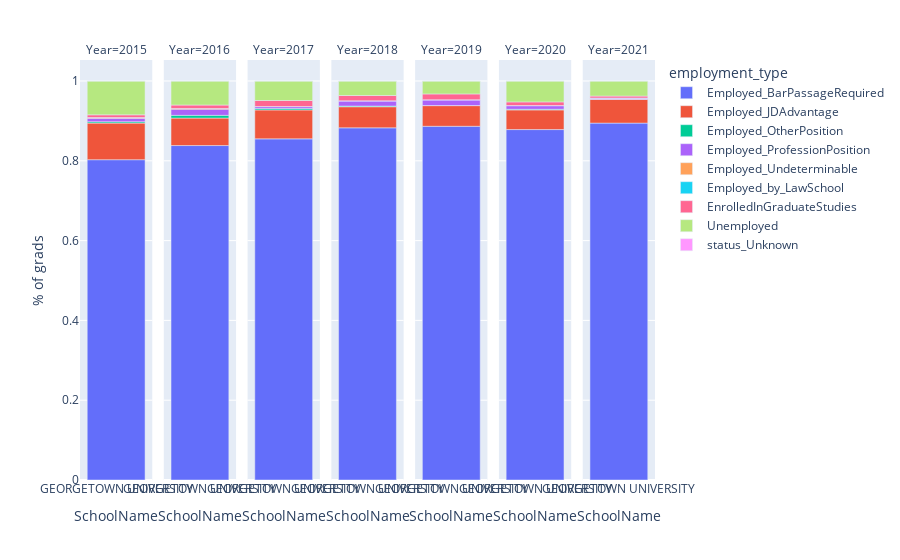

This figure's notebook cell:
### Code cell
employment = pd.read_csv("employmentClean.csv")

employmentPlotData = employment[(employment.SchoolName.isin(schoolinput)) & 
                                (employment.Year.isin(yearinputs)) &
                                (employment.term.isin(terminputs)) &
                                (employment.time.isin(timeinputs))].copy()
employmentPlotData = employmentPlotData.groupby(['SchoolName', 'Year', 'employment_type'], as_index = False).agg({'number_grads': 'sum'})
employmentPlotData['% of grads'] = employmentPlotData['number_grads']/employmentPlotData.groupby(['SchoolName','Year'])['number_grads'].transform('sum')
employment_comparison = px.bar(employmentPlotData,
              x='SchoolName', y='% of grads', color = 'employment_type', 
             facet_col="Year")
employment_comparison

### Figure 1 — Plotly figure (JSON) as saved in the notebook; plotly's stock layout.template omitted (floating-point values rounded to 4 significant figures)
{"data": [{"alignmentgroup": "True", "hovertemplate": "employment_type=Employed_BarPassageRequired<br>Year=2015<br>SchoolName=%{x}<br>% of grads=%{y}<extra></extra>", "legendgroup": "Employed_BarPassageRequired", "marker": {"color": "#636efa", "pattern": {"shape": ""}}, "name": "Employed_BarPassageRequired", "offsetgroup": "Employed_BarPassageRequired", "orientation": "v", "showlegend": true, "textposition": "auto", "type": "bar", "x": ["GEORGETOWN UNIVERSITY"], "xaxis": "x", "y": [0.8028], "yaxis": "y"}, {"alignmentgroup": "True", "hovertemplate": "employment_type=Employed_BarPassageRequired<br>Year=2016<br>SchoolName=%{x}<br>% of grads=%{y}<extra></extra>", "legendgroup": "Employed_BarPassageRequired", "marker": {"color": "#636efa", "pattern": {"shape": ""}}, "name": "Employed_BarPassageRequired", "offsetgroup": "Employed_BarPassageRequired", "orientation": "v", "showlegend": false, "textposition": "auto", "type": "bar", "x": ["GEORGETOWN UNIVERSITY"], "xaxis": "x2", "y": [0.8382], "yaxis": "y2"}, {"alignmentgroup": "True", "hovertemplate": "employment_type=Employed_BarPassageRequired<br>Year=2017<br>SchoolName=%{x}<br>% of grads=%{y}<extra></extra>", "legendgroup": "Employed_BarPassageRequired", "marker": {"color": "#636efa", "pattern": {"shape": ""}}, "name": "Employed_BarPassageRequired", "offsetgroup": "Employed_BarPassageRequired", "orientation": "v", "showlegend": false, "textposition": "auto", "type": "bar", "x": ["GEORGETOWN UNIVERSITY"], "xaxis": "x3", "y": [0.855], "yaxis": "y3"}, {"alignmentgroup": "True", "hovertemplate": "employment_type=Employed_BarPassageRequired<br>Year=2018<br>SchoolName=%{x}<br>% of grads=%{y}<extra></extra>", "legendgroup": "Employed_BarPassageRequired", "marker": {"color": "#636efa", "pattern": {"shape": ""}}, "name": "Employed_BarPassageRequired", "offsetgroup": "Employed_BarPassageRequired", "orientation": "v", "showlegend": false, "textposition": "auto", "type": "bar", "x": ["GEORGETOWN UNIVERSITY"], "xaxis": "x4", "y": [0.8826], "yaxis": "y4"}, {"alignmentgroup": "True", "hovertemplate": "employment_type=Employed_BarPassageRequired<br>Year=2019<br>SchoolName=%{x}<br>% of grads=%{y}<extra></extra>", "legendgroup": "Employed_BarPassageRequired", "marker": {"color": "#636efa", "pattern": {"shape": ""}}, "name": "Employed_BarPassageRequired", "offsetgroup": "Employed_BarPassageRequired", "orientation": "v", "showlegend": false, "textposition": "auto", "type": "bar", "x": ["GEORGETOWN UNIVERSITY"], "xaxis": "x5", "y": [0.8865], "yaxis": "y5"}, {"alignmentgroup": "True", "hovertemplate": "employment_type=Employed_BarPassageRequired<br>Year=2020<br>SchoolName=%{x}<br>% of grads=%{y}<extra></extra>", "legendgroup": "Employed_BarPassageRequired", "marker": {"color": "#636efa", "pattern": {"shape": ""}}, "name": "Employed_BarPassageRequired", "offsetgroup": "Employed_BarPassageRequired", "orientation": "v", "showlegend": false, "textposition": "auto", "type": "bar", "x": ["GEORGETOWN UNIVERSITY"], "xaxis": "x6", "y": [0.8783], "yaxis": "y6"}, {"alignmentgroup": "True", "hovertemplate": "employment_type=Employed_BarPassageRequired<br>Year=2021<br>SchoolName=%{x}<br>% of grads=%{y}<extra></extra>", "legendgroup": "Employed_BarPassageRequired", "marker": {"color": "#636efa", "pattern": {"shape": ""}}, "name": "Employed_BarPassageRequired", "offsetgroup": "Employed_BarPassageRequired", "orientation": "v", "showlegend": false, "textposition": "auto", "type": "bar", "x": ["GEORGETOWN UNIVERSITY"], "xaxis": "x7", "y": [0.8945], "yaxis": "y7"}, {"alignmentgroup": "True", "hovertemplate": "employment_type=Employed_JDAdvantage<br>Year=2015<br>SchoolName=%{x}<br>% of grads=%{y}<extra></extra>", "legendgroup": "Employed_JDAdvantage", "marker": {"color": "#EF553B", "pattern": {"shape": ""}}, "name": "Employed_JDAdvantage", "offsetgroup": "Employed_JDAdvantage", "orientation": "v", "showlegend": true, "textposition": "auto", "type": "bar", "x": ["GEORGETOWN UNIVERSITY"], "xaxis": "x", "y": [0.0917], "yaxis": "y"}, {"alignmentgroup": "True", "hovertemplate": "employment_type=Employed_JDAdvantage<br>Year=2016<br>SchoolName=%{x}<br>% of grads=%{y}<extra></extra>", "legendgroup": "Employed_JDAdvantage", "marker": {"color": "#EF553B", "pattern": {"shape": ""}}, "name": "Employed_JDAdvantage", "offsetgroup": "Employed_JDAdvantage", "orientation": "v", "showlegend": false, "textposition": "auto", "type": "bar", "x": ["GEORGETOWN UNIVERSITY"], "xaxis": "x2", "y": [0.06885], "yaxis": "y2"}, {"alignmentgroup": "True", "hovertemplate": "employment_type=Employed_JDAdvantage<br>Year=2017<br>SchoolName=%{x}<br>% of grads=%{y}<extra></extra>", "legendgroup": "Employed_JDAdvantage", "marker": {"color": "#EF553B", "pattern": {"shape": ""}}, "name": "Employed_JDAdvantage", "offsetgroup": "Employed_JDAdvantage", "orientation": "v", "showlegend": false, "textposition": "auto", "type": "bar", "x": ["GEORGETOWN UNIVERSITY"], "xaxis": "x3", "y": [0.07251], "yaxis": "y3"}, {"alignmentgroup": "True", "hovertemplate": "employment_type=Employed_JDAdvantage<br>Year=2018<br>SchoolName=%{x}<br>% of grads=%{y}<extra></extra>", "legendgroup": "Employed_JDAdvantage", "marker": {"color": "#EF553B", "pattern": {"shape": ""}}, "name": "Employed_JDAdvantage", "offsetgroup": "Employed_JDAdvantage", "orientation": "v", "showlegend": false, "textposition": "auto", "type": "bar", "x": ["GEORGETOWN UNIVERSITY"], "xaxis": "x4", "y": [0.05289], "yaxis": "y4"}, {"alignmentgroup": "True", "hovertemplate": "employment_type=Employed_JDAdvantage<br>Year=2019<br>SchoolName=%{x}<br>% of grads=%{y}<extra></extra>", "legendgroup": "Employed_JDAdvantage", "marker": {"color": "#EF553B", "pattern": {"shape": ""}}, "name": "Employed_JDAdvantage", "offsetgroup": "Employed_JDAdvantage", "orientation": "v", "showlegend": false, "textposition": "auto", "type": "bar", "x": ["GEORGETOWN UNIVERSITY"], "xaxis": "x5", "y": [0.05186], "yaxis": "y5"}, {"alignmentgroup": "True", "hovertemplate": "employment_type=Employed_JDAdvantage<br>Year=2020<br>SchoolName=%{x}<br>% of grads=%{y}<extra></extra>", "legendgroup": "Employed_JDAdvantage", "marker": {"color": "#EF553B", "pattern": {"shape": ""}}, "name": "Employed_JDAdvantage", "offsetgroup": "Employed_JDAdvantage", "orientation": "v", "showlegend": false, "textposition": "auto", "type": "bar", "x": ["GEORGETOWN UNIVERSITY"], "xaxis": "x6", "y": [0.04931], "yaxis": "y6"}, {"alignmentgroup": "True", "hovertemplate": "employment_type=Employed_JDAdvantage<br>Year=2021<br>SchoolName=%{x}<br>% of grads=%{y}<extra></extra>", "legendgroup": "Employed_JDAdvantage", "marker": {"color": "#EF553B", "pattern": {"shape": ""}}, "name": "Employed_JDAdvantage", "offsetgroup": "Employed_JDAdvantage", "orientation": "v", "showlegend": false, "textposition": "auto", "type": "bar", "x": ["GEORGETOWN UNIVERSITY"], "xaxis": "x7", "y": [0.05984], "yaxis": "y7"}, {"alignmentgroup": "True", "hovertemplate": "employment_type=Employed_OtherPosition<br>Year=2015<br>SchoolName=%{x}<br>% of grads=%{y}<extra></extra>", "legendgroup": "Employed_OtherPosition", "marker": {"color": "#00cc96", "pattern": {"shape": ""}}, "name": "Employed_OtherPosition", "offsetgroup": "Employed_OtherPosition", "orientation": "v", "showlegend": true, "textposition": "auto", "type": "bar", "x": ["GEORGETOWN UNIVERSITY"], "xaxis": "x", "y": [0.00346], "yaxis": "y"}, {"alignmentgroup": "True", "hovertemplate": "employment_type=Employed_OtherPosition<br>Year=2016<br>SchoolName=%{x}<br>% of grads=%{y}<extra></extra>", "legendgroup": "Employed_OtherPosition", "marker": {"color": "#00cc96", "pattern": {"shape": ""}}, "name": "Employed_OtherPosition", "offsetgroup": "Employed_OtherPosition", "orientation": "v", "showlegend": false, "textposition": "auto", "type": "bar", "x": ["GEORGETOWN UNIVERSITY"], "xaxis": "x2", "y": [0.006885], "yaxis": "y2"}, {"alignmentgroup": "True", "hovertemplate": "employment_type=Employed_OtherPosition<br>Year=2017<br>SchoolName=%{x}<br>% of grads=%{y}<extra></extra>", "legendgroup": "Employed_OtherPosition", "marker": {"color": "#00cc96", "pattern": {"shape": ""}}, "name": "Employed_OtherPosition", "offsetgroup": "Employed_OtherPosition", "orientation": "v", "showlegend": false, "textposition": "auto", "type": "bar", "x": ["GEORGETOWN UNIVERSITY"], "xaxis": "x3", "y": [0.003373], "yaxis": "y3"}, {"alignmentgroup": "True", "hovertemplate": "employment_type=Employed_OtherPosition<br>Year=2018<br>SchoolName=%{x}<br>% of grads=%{y}<extra></extra>", "legendgroup": "Employed_OtherPosition", "marker": {"color": "#00cc96", "pattern": {"shape": ""}}, "name": "Employed_OtherPosition", "offsetgroup": "Employed_OtherPosition", "orientation": "v", "showlegend": false, "textposition": "auto", "type": "bar", "x": ["GEORGETOWN UNIVERSITY"], "xaxis": "x4", "y": [0.001653], "yaxis": "y4"}, {"alignmentgroup": "True", "hovertemplate": "employment_type=Employed_OtherPosition<br>Year=2019<br>SchoolName=%{x}<br>% of grads=%{y}<extra></extra>", "legendgroup": "Employed_OtherPosition", "marker": {"color": "#00cc96", "pattern": {"shape": ""}}, "name": "Employed_OtherPosition", "offsetgroup": "Employed_OtherPosition", "orientation": "v", "showlegend": false, "textposition": "auto", "type": "bar", "x": ["GEORGETOWN UNIVERSITY"], "xaxis": "x5", "y": [0], "yaxis": "y5"}, {"alignmentgroup": "True", "hovertemplate": "employment_type=Employed_OtherPosition<br>Year=2020<br>SchoolName=%{x}<br>% of grads=%{y}<extra></extra>", "legendgroup": "Employed_OtherPosition", "marker": {"color": "#00cc96", "pattern": {"shape": ""}}, "name": "Employed_OtherPosition", "offsetgroup": "Employed_OtherPosition", "orientation": "v", "showlegend": false, "textposition": "auto", "type": "bar", "x": ["GEORGETOWN UNIVERSITY"], "xaxis": "x6", "y": [0.001541], "yaxis": "y6"}, {"alignmentgroup": "True", "hovertemplate": "employment_type=Employed_OtherPosition<br>Year=2021<br>SchoolName=%{x}<br>% of grads=%{y}<extra></extra>", "legendgroup": "Employed_OtherPosition", "marker": {"color": "#00cc96", "pattern": {"shape": ""}}, "name": "Employed_OtherPosition", "offsetgroup": "Employed_OtherPosition", "orientation": "v", "showlegend": false, "textposition": "auto", "type": "bar", "x": ["GEORGETOWN UNIVERSITY"], "xaxis": "x7", "y": [0], "yaxis": "y7"}, {"alignmentgroup": "True", "hovertemplate": "employment_type=Employed_ProfessionPosition<br>Year=2015<br>SchoolName=%{x}<br>% of grads=%{y}<extra></extra>", "legendgroup": "Employed_ProfessionPosition", "marker": {"color": "#ab63fa", "pattern": {"shape": ""}}, "name": "Employed_ProfessionPosition", "offsetgroup": "Employed_ProfessionPosition", "orientation": "v", "showlegend": true, "textposition": "auto", "type": "bar", "x": ["GEORGETOWN UNIVERSITY"], "xaxis": "x", "y": [0.008651], "yaxis": "y"}, {"alignmentgroup": "True", "hovertemplate": "employment_type=Employed_ProfessionPosition<br>Year=2016<br>SchoolName=%{x}<br>% of grads=%{y}<extra></extra>", "legendgroup": "Employed_ProfessionPosition", "marker": {"color": "#ab63fa", "pattern": {"shape": ""}}, "name": "Employed_ProfessionPosition", "offsetgroup": "Employed_ProfessionPosition", "orientation": "v", "showlegend": false, "textposition": "auto", "type": "bar", "x": ["GEORGETOWN UNIVERSITY"], "xaxis": "x2", "y": [0.01549], "yaxis": "y2"}, {"alignmentgroup": "True", "hovertemplate": "employment_type=Employed_ProfessionPosition<br>Year=2017<br>SchoolName=%{x}<br>% of grads=%{y}<extra></extra>", "legendgroup": "Employed_ProfessionPosition", "marker": {"color": "#ab63fa", "pattern": {"shape": ""}}, "name": "Employed_ProfessionPosition", "offsetgroup": "Employed_ProfessionPosition", "orientation": "v", "showlegend": false, "textposition": "auto", "type": "bar", "x": ["GEORGETOWN UNIVERSITY"], "xaxis": "x3", "y": [0.005059], "yaxis": "y3"}, {"alignmentgroup": "True", "hovertemplate": "employment_type=Employed_ProfessionPosition<br>Year=2018<br>SchoolName=%{x}<br>% of grads=%{y}<extra></extra>", "legendgroup": "Employed_ProfessionPosition", "marker": {"color": "#ab63fa", "pattern": {"shape": ""}}, "name": "Employed_ProfessionPosition", "offsetgroup": "Employed_ProfessionPosition", "orientation": "v", "showlegend": false, "textposition": "auto", "type": "bar", "x": ["GEORGETOWN UNIVERSITY"], "xaxis": "x4", "y": [0.01322], "yaxis": "y4"}, {"alignmentgroup": "True", "hovertemplate": "employment_type=Employed_ProfessionPosition<br>Year=2019<br>SchoolName=%{x}<br>% of grads=%{y}<extra></extra>", "legendgroup": "Employed_ProfessionPosition", "marker": {"color": "#ab63fa", "pattern": {"shape": ""}}, "name": "Employed_ProfessionPosition", "offsetgroup": "Employed_ProfessionPosition", "orientation": "v", "showlegend": false, "textposition": "auto", "type": "bar", "x": ["GEORGETOWN UNIVERSITY"], "xaxis": "x5", "y": [0.01459], "yaxis": "y5"}, {"alignmentgroup": "True", "hovertemplate": "employment_type=Employed_ProfessionPosition<br>Year=2020<br>SchoolName=%{x}<br>% of grads=%{y}<extra></extra>", "legendgroup": "Employed_ProfessionPosition", "marker": {"color": "#ab63fa", "pattern": {"shape": ""}}, "name": "Employed_ProfessionPosition", "offsetgroup": "Employed_ProfessionPosition", "orientation": "v", "showlegend": false, "textposition": "auto", "type": "bar", "x": ["GEORGETOWN UNIVERSITY"], "xaxis": "x6", "y": [0.009245], "yaxis": "y6"}, {"alignmentgroup": "True", "hovertemplate": "employment_type=Employed_ProfessionPosition<br>Year=2021<br>SchoolName=%{x}<br>% of grads=%{y}<extra></extra>", "legendgroup": "Employed_ProfessionPosition", "marker": {"color": "#ab63fa", "pattern": {"shape": ""}}, "name": "Employed_ProfessionPosition", "offsetgroup": "Employed_ProfessionPosition", "orientation": "v", "showlegend": false, "textposition": "auto", "type": "bar", "x": ["GEORGETOWN UNIVERSITY"], "xaxis": "x7", "y": [0.00315], "yaxis": "y7"}, {"alignmentgroup": "True", "hovertemplate": "employment_type=Employed_Undeterminable<br>Year=2015<br>SchoolName=%{x}<br>% of grads=%{y}<extra></extra>", "legendgroup": "Employed_Undeterminable", "marker": {"color": "#FFA15A", "pattern": {"shape": ""}}, "name": "Employed_Undeterminable", "offsetgroup": "Employed_Undeterminable", "orientation": "v", "showlegend": true, "textposition": "auto", "type": "bar", "x": ["GEORGETOWN UNIVERSITY"], "xaxis": "x", "y": [0.00173], "yaxis": "y"}, {"alignmentgroup": "True", "hovertemplate": "employment_type=Employed_Undeterminable<br>Year=2016<br>SchoolName=%{x}<br>% of grads=%{y}<extra></extra>", "legendgroup": "Employed_Undeterminable", "marker": {"color": "#FFA15A", "pattern": {"shape": ""}}, "name": "Employed_Undeterminable", "offsetgroup": "Employed_Undeterminable", "orientation": "v", "showlegend": false, "textposition": "auto", "type": "bar", "x": ["GEORGETOWN UNIVERSITY"], "xaxis": "x2", "y": [0.001721], "yaxis": "y2"}, {"alignmentgroup": "True", "hovertemplate": "employment_type=Employed_Undeterminable<br>Year=2017<br>SchoolName=%{x}<br>% of grads=%{y}<extra></extra>", "legendgroup": "Employed_Undeterminable", "marker": {"color": "#FFA15A", "pattern": {"shape": ""}}, "name": "Employed_Undeterminable", "offsetgroup": "Employed_Undeterminable", "orientation": "v", "showlegend": false, "textposition": "auto", "type": "bar", "x": ["GEORGETOWN UNIVERSITY"], "xaxis": "x3", "y": [0], "yaxis": "y3"}, {"alignmentgroup": "True", "hovertemplate": "employment_type=Employed_Undeterminable<br>Year=2018<br>SchoolName=%{x}<br>% of grads=%{y}<extra></extra>", "legendgroup": "Employed_Undeterminable", "marker": {"color": "#FFA15A", "pattern": {"shape": ""}}, "name": "Employed_Undeterminable", "offsetgroup": "Employed_Undeterminable", "orientation": "v", "showlegend": false, "textposition": "auto", "type": "bar", "x": ["GEORGETOWN UNIVERSITY"], "xaxis": "x4", "y": [0], "yaxis": "y4"}, {"alignmentgroup": "True", "hovertemplate": "employment_type=Employed_Undeterminable<br>Year=2019<br>SchoolName=%{x}<br>% of grads=%{y}<extra></extra>", "legendgroup": "Employed_Undeterminable", "marker": {"color": "#FFA15A", "pattern": {"shape": ""}}, "name": "Employed_Undeterminable", "offsetgroup": "Employed_Undeterminable", "orientation": "v", "showlegend": false, "textposition": "auto", "type": "bar", "x": ["GEORGETOWN UNIVERSITY"], "xaxis": "x5", "y": [0], "yaxis": "y5"}, {"alignmentgroup": "True", "hovertemplate": "employment_type=Employed_Undeterminable<br>Year=2020<br>SchoolName=%{x}<br>% of grads=%{y}<extra></extra>", "legendgroup": "Employed_Undeterminable", "marker": {"color": "#FFA15A", "pattern": {"shape": ""}}, "name": "Employed_Undeterminable", "offsetgroup": "Employed_Undeterminable", "orientation": "v", "showlegend": false, "textposition": "auto", "type": "bar", "x": ["GEORGETOWN UNIVERSITY"], "xaxis": "x6", "y": [0], "yaxis": "y6"}, {"alignmentgroup": "True", "hovertemplate": "employment_type=Employed_Undeterminable<br>Year=2021<br>SchoolName=%{x}<br>% of grads=%{y}<extra></extra>", "legendgroup": "Employed_Undeterminable", "marker": {"color": "#FFA15A", "pattern": {"shape": ""}}, "name": "Employed_Undeterminable", "offsetgroup": "Employed_Undeterminable", "orientation": "v", "showlegend": false, "textposition": "auto", "type": "bar", "x": ["GEORGETOWN UNIVERSITY"], "xaxis": "x7", "y": [0], "yaxis": "y7"}, {"alignmentgroup": "True", "hovertemplate": "employment_type=Employed_by_LawSchool<br>Year=2015<br>SchoolName=%{x}<br>% of grads=%{y}<extra></extra>", "legendgroup": "Employed_by_LawSchool", "marker": {"color": "#19d3f3", "pattern": {"shape": ""}}, "name": "Employed_by_LawSchool", "offsetgroup": "Employed_by_LawSchool", "orientation": "v", "showlegend": true, "textposition": "auto", "type": "bar", "x": ["GEORGETOWN UNIVERSITY"], "xaxis": "x", "y": [0], "yaxis": "y"}, {"alignmentgroup": "True", "hovertemplate": "employment_type=Employed_by_LawSchool<br>Year=2016<br>SchoolName=%{x}<br>% of grads=%{y}<extra></extra>", "legendgroup": "Employed_by_LawSchool", "marker": {"color": "#19d3f3", "pattern": {"shape": ""}}, "name": "Employed_by_LawSchool", "offsetgroup": "Employed_by_LawSchool", "orientation": "v", "showlegend": false, "textposition": "auto", "type": "bar", "x": ["GEORGETOWN UNIVERSITY"], "xaxis": "x2", "y": [0], "yaxis": "y2"}, {"alignmentgroup": "True", "hovertemplate": "employment_type=Employed_by_LawSchool<br>Year=2017<br>SchoolName=%{x}<br>% of grads=%{y}<extra></extra>", "legendgroup": "Employed_by_LawSchool", "marker": {"color": "#19d3f3", "pattern": {"shape": ""}}, "name": "Employed_by_LawSchool", "offsetgroup": "Employed_by_LawSchool", "orientation": "v", "showlegend": false, "textposition": "auto", "type": "bar", "x": ["GEORGETOWN UNIVERSITY"], "xaxis": "x3", "y": [0], "yaxis": "y3"}, {"alignmentgroup": "True", "hovertemplate": "employment_type=Employed_by_LawSchool<br>Year=2018<br>SchoolName=%{x}<br>% of grads=%{y}<extra></extra>", "legendgroup": "Employed_by_LawSchool", "marker": {"color": "#19d3f3", "pattern": {"shape": ""}}, "name": "Employed_by_LawSchool", "offsetgroup": "Employed_by_LawSchool", "orientation": "v", "showlegend": false, "textposition": "auto", "type": "bar", "x": ["GEORGETOWN UNIVERSITY"], "xaxis": "x4", "y": [0], "yaxis": "y4"}, {"alignmentgroup": "True", "hovertemplate": "employment_type=Employed_by_LawSchool<br>Year=2019<br>SchoolName=%{x}<br>% of grads=%{y}<extra></extra>", "legendgroup": "Employed_by_LawSchool", "marker": {"color": "#19d3f3", "pattern": {"shape": ""}}, "name": "Employed_by_LawSchool", "offsetgroup": "Employed_by_LawSchool", "orientation": "v", "showlegend": false, "textposition": "auto", "type": "bar", "x": ["GEORGETOWN UNIVERSITY"], "xaxis": "x5", "y": [0], "yaxis": "y5"}, {"alignmentgroup": "True", "hovertemplate": "employment_type=Employed_by_LawSchool<br>Year=2020<br>SchoolName=%{x}<br>% of grads=%{y}<extra></extra>", "legendgroup": "Employed_by_LawSchool", "marker": {"color": "#19d3f3", "pattern": {"shape": ""}}, "name": "Employed_by_LawSchool", "offsetgroup": "Employed_by_LawSchool", "orientation": "v", "showlegend": false, "textposition": "auto", "type": "bar", "x": ["GEORGETOWN UNIVERSITY"], "xaxis": "x6", "y": [0], "yaxis": "y6"}, {"alignmentgroup": "True", "hovertemplate": "employment_type=Employed_by_LawSchool<br>Year=2021<br>SchoolName=%{x}<br>% of grads=%{y}<extra></extra>", "legendgroup": "Employed_by_LawSchool", "marker": {"color": "#19d3f3", "pattern": {"shape": ""}}, "name": "Employed_by_LawSchool", "offsetgroup": "Employed_by_LawSchool", "orientation": "v", "showlegend": false, "textposition": "auto", "type": "bar", "x": ["GEORGETOWN UNIVERSITY"], "xaxis": "x7", "y": [0], "yaxis": "y7"}, {"alignmentgroup": "True", "hovertemplate": "employment_type=EnrolledInGraduateStudies<br>Year=2015<br>SchoolName=%{x}<br>% of grads=%{y}<extra></extra>", "legendgroup": "EnrolledInGraduateStudies", "marker": {"color": "#FF6692", "pattern": {"shape": ""}}, "name": "EnrolledInGraduateStudies", "offsetgroup": "EnrolledInGraduateStudies", "orientation": "v", "showlegend": true, "textposition": "auto", "type": "bar", "x": ["GEORGETOWN UNIVERSITY"], "xaxis": "x", "y": [0.00692], "yaxis": "y"}, {"alignmentgroup": "True", "hovertemplate": "employment_type=EnrolledInGraduateStudies<br>Year=2016<br>SchoolName=%{x}<br>% of grads=%{y}<extra></extra>", "legendgroup": "EnrolledInGraduateStudies", "marker": {"color": "#FF6692", "pattern": {"shape": ""}}, "name": "EnrolledInGraduateStudies", "offsetgroup": "EnrolledInGraduateStudies", "orientation": "v", "showlegend": false, "textposition": "auto", "type": "bar", "x": ["GEORGETOWN UNIVERSITY"], "xaxis": "x2", "y": [0.008606], "yaxis": "y2"}, {"alignmentgroup": "True", "hovertemplate": "employment_type=EnrolledInGraduateStudies<br>Year=2017<br>SchoolName=%{x}<br>% of grads=%{y}<extra></extra>", "legendgroup": "EnrolledInGraduateStudies", "marker": {"color": "#FF6692", "pattern": {"shape": ""}}, "name": "EnrolledInGraduateStudies", "offsetgroup": "EnrolledInGraduateStudies", "orientation": "v", "showlegend": false, "textposition": "auto", "type": "bar", "x": ["GEORGETOWN UNIVERSITY"], "xaxis": "x3", "y": [0.01518], "yaxis": "y3"}, {"alignmentgroup": "True", "hovertemplate": "employment_type=EnrolledInGraduateStudies<br>Year=2018<br>SchoolName=%{x}<br>% of grads=%{y}<extra></extra>", "legendgroup": "EnrolledInGraduateStudies", "marker": {"color": "#FF6692", "pattern": {"shape": ""}}, "name": "EnrolledInGraduateStudies", "offsetgroup": "EnrolledInGraduateStudies", "orientation": "v", "showlegend": false, "textposition": "auto", "type": "bar", "x": ["GEORGETOWN UNIVERSITY"], "xaxis": "x4", "y": [0.01322], "yaxis": "y4"}, {"alignmentgroup": "True", "hovertemplate": "employment_type=EnrolledInGraduateStudies<br>Year=2019<br>SchoolName=%{x}<br>% of grads=%{y}<extra></extra>", "legendgroup": "EnrolledInGraduateStudies", "marker": {"color": "#FF6692", "pattern": {"shape": ""}}, "name": "EnrolledInGraduateStudies", "offsetgroup": "EnrolledInGraduateStudies", "orientation": "v", "showlegend": false, "textposition": "auto", "type": "bar", "x": ["GEORGETOWN UNIVERSITY"], "xaxis": "x5", "y": [0.01459], "yaxis": "y5"}, {"alignmentgroup": "True", "hovertemplate": "employment_type=EnrolledInGraduateStudies<br>Year=2020<br>SchoolName=%{x}<br>% of grads=%{y}<extra></extra>", "legendgroup": "EnrolledInGraduateStudies", "marker": {"color": "#FF6692", "pattern": {"shape": ""}}, "name": "EnrolledInGraduateStudies", "offsetgroup": "EnrolledInGraduateStudies", "orientation": "v", "showlegend": false, "textposition": "auto", "type": "bar", "x": ["GEORGETOWN UNIVERSITY"], "xaxis": "x6", "y": [0.009245], "yaxis": "y6"}, {"alignmentgroup": "True", "hovertemplate": "employment_type=EnrolledInGraduateStudies<br>Year=2021<br>SchoolName=%{x}<br>% of grads=%{y}<extra></extra>", "legendgroup": "EnrolledInGraduateStudies", "marker": {"color": "#FF6692", "pattern": {"shape": ""}}, "name": "EnrolledInGraduateStudies", "offsetgroup": "EnrolledInGraduateStudies", "orientation": "v", "showlegend": false, "textposition": "auto", "type": "bar", "x": ["GEORGETOWN UNIVERSITY"], "xaxis": "x7", "y": [0.004724], "yaxis": "y7"}, {"alignmentgroup": "True", "hovertemplate": "employment_type=Unemployed<br>Year=2015<br>SchoolName=%{x}<br>% of grads=%{y}<extra></extra>", "legendgroup": "Unemployed", "marker": {"color": "#B6E880", "pattern": {"shape": ""}}, "name": "Unemployed", "offsetgroup": "Unemployed", "orientation": "v", "showlegend": true, "textposition": "auto", "type": "bar", "x": ["GEORGETOWN UNIVERSITY"], "xaxis": "x", "y": [0.08478], "yaxis": "y"}, {"alignmentgroup": "True", "hovertemplate": "employment_type=Unemployed<br>Year=2016<br>SchoolName=%{x}<br>% of grads=%{y}<extra></extra>", "legendgroup": "Unemployed", "marker": {"color": "#B6E880", "pattern": {"shape": ""}}, "name": "Unemployed", "offsetgroup": "Unemployed", "orientation": "v", "showlegend": false, "textposition": "auto", "type": "bar", "x": ["GEORGETOWN UNIVERSITY"], "xaxis": "x2", "y": [0.06024], "yaxis": "y2"}, {"alignmentgroup": "True", "hovertemplate": "employment_type=Unemployed<br>Year=2017<br>SchoolName=%{x}<br>% of grads=%{y}<extra></extra>", "legendgroup": "Unemployed", "marker": {"color": "#B6E880", "pattern": {"shape": ""}}, "name": "Unemployed", "offsetgroup": "Unemployed", "orientation": "v", "showlegend": false, "textposition": "auto", "type": "bar", "x": ["GEORGETOWN UNIVERSITY"], "xaxis": "x3", "y": [0.0489], "yaxis": "y3"}, {"alignmentgroup": "True", "hovertemplate": "employment_type=Unemployed<br>Year=2018<br>SchoolName=%{x}<br>% of grads=%{y}<extra></extra>", "legendgroup": "Unemployed", "marker": {"color": "#B6E880", "pattern": {"shape": ""}}, "name": "Unemployed", "offsetgroup": "Unemployed", "orientation": "v", "showlegend": false, "textposition": "auto", "type": "bar", "x": ["GEORGETOWN UNIVERSITY"], "xaxis": "x4", "y": [0.03636], "yaxis": "y4"}, {"alignmentgroup": "True", "hovertemplate": "employment_type=Unemployed<br>Year=2019<br>SchoolName=%{x}<br>% of grads=%{y}<extra></extra>", "legendgroup": "Unemployed", "marker": {"color": "#B6E880", "pattern": {"shape": ""}}, "name": "Unemployed", "offsetgroup": "Unemployed", "orientation": "v", "showlegend": false, "textposition": "auto", "type": "bar", "x": ["GEORGETOWN UNIVERSITY"], "xaxis": "x5", "y": [0.03241], "yaxis": "y5"}, {"alignmentgroup": "True", "hovertemplate": "employment_type=Unemployed<br>Year=2020<br>SchoolName=%{x}<br>% of grads=%{y}<extra></extra>", "legendgroup": "Unemployed", "marker": {"color": "#B6E880", "pattern": {"shape": ""}}, "name": "Unemployed", "offsetgroup": "Unemployed", "orientation": "v", "showlegend": false, "textposition": "auto", "type": "bar", "x": ["GEORGETOWN UNIVERSITY"], "xaxis": "x6", "y": [0.05239], "yaxis": "y6"}, {"alignmentgroup": "True", "hovertemplate": "employment_type=Unemployed<br>Year=2021<br>SchoolName=%{x}<br>% of grads=%{y}<extra></extra>", "legendgroup": "Unemployed", "marker": {"color": "#B6E880", "pattern": {"shape": ""}}, "name": "Unemployed", "offsetgroup": "Unemployed", "orientation": "v", "showlegend": false, "textposition": "auto", "type": "bar", "x": ["GEORGETOWN UNIVERSITY"], "xaxis": "x7", "y": [0.0378], "yaxis": "y7"}, {"alignmentgroup": "True", "hovertemplate": "employment_type=status_Unknown<br>Year=2015<br>SchoolName=%{x}<br>% of grads=%{y}<extra></extra>", "legendgroup": "status_Unknown", "marker": {"color": "#FF97FF", "pattern": {"shape": ""}}, "name": "status_Unknown", "offsetgroup": "status_Unknown", "orientation": "v", "showlegend": true, "textposition": "auto", "type": "bar", "x": ["GEORGETOWN UNIVERSITY"], "xaxis": "x", "y": [0], "yaxis": "y"}, {"alignmentgroup": "True", "hovertemplate": "employment_type=status_Unknown<br>Year=2016<br>SchoolName=%{x}<br>% of grads=%{y}<extra></extra>", "legendgroup": "status_Unknown", "marker": {"color": "#FF97FF", "pattern": {"shape": ""}}, "name": "status_Unknown", "offsetgroup": "status_Unknown", "orientation": "v", "showlegend": false, "textposition": "auto", "type": "bar", "x": ["GEORGETOWN UNIVERSITY"], "xaxis": "x2", "y": [0], "yaxis": "y2"}, {"alignmentgroup": "True", "hovertemplate": "employment_type=status_Unknown<br>Year=2017<br>SchoolName=%{x}<br>% of grads=%{y}<extra></extra>", "legendgroup": "status_Unknown", "marker": {"color": "#FF97FF", "pattern": {"shape": ""}}, "name": "status_Unknown", "offsetgroup": "status_Unknown", "orientation": "v", "showlegend": false, "textposition": "auto", "type": "bar", "x": ["GEORGETOWN UNIVERSITY"], "xaxis": "x3", "y": [0], "yaxis": "y3"}, {"alignmentgroup": "True", "hovertemplate": "employment_type=status_Unknown<br>Year=2018<br>SchoolName=%{x}<br>% of grads=%{y}<extra></extra>", "legendgroup": "status_Unknown", "marker": {"color": "#FF97FF", "pattern": {"shape": ""}}, "name": "status_Unknown", "offsetgroup": "status_Unknown", "orientation": "v", "showlegend": false, "textposition": "auto", "type": "bar", "x": ["GEORGETOWN UNIVERSITY"], "xaxis": "x4", "y": [0], "yaxis": "y4"}, {"alignmentgroup": "True", "hovertemplate": "employment_type=status_Unknown<br>Year=2019<br>SchoolName=%{x}<br>% of grads=%{y}<extra></extra>", "legendgroup": "status_Unknown", "marker": {"color": "#FF97FF", "pattern": {"shape": ""}}, "name": "status_Unknown", "offsetgroup": "status_Unknown", "orientation": "v", "showlegend": false, "textposition": "auto", "type": "bar", "x": ["GEORGETOWN UNIVERSITY"], "xaxis": "x5", "y": [0], "yaxis": "y5"}, {"alignmentgroup": "True", "hovertemplate": "employment_type=status_Unknown<br>Year=2020<br>SchoolName=%{x}<br>% of grads=%{y}<extra></extra>", "legendgroup": "status_Unknown", "marker": {"color": "#FF97FF", "pattern": {"shape": ""}}, "name": "status_Unknown", "offsetgroup": "status_Unknown", "orientation": "v", "showlegend": false, "textposition": "auto", "type": "bar", "x": ["GEORGETOWN UNIVERSITY"], "xaxis": "x6", "y": [0], "yaxis": "y6"}, {"alignmentgroup": "True", "hovertemplate": "employment_type=status_Unknown<br>Year=2021<br>SchoolName=%{x}<br>% of grads=%{y}<extra></extra>", "legendgroup": "status_Unknown", "marker": {"color": "#FF97FF", "pattern": {"shape": ""}}, "name": "status_Unknown", "offsetgroup": "status_Unknown", "orientation": "v", "showlegend": false, "textposition": "auto", "type": "bar", "x": ["GEORGETOWN UNIVERSITY"], "xaxis": "x7", "y": [0], "yaxis": "y7"}], "layout": {"annotations": [{"font": {}, "showarrow": false, "text": "Year=2015", "x": 0.06286, "xanchor": "center", "xref": "paper", "y": 1, "yanchor": "bottom", "yref": "paper"}, {"font": {}, "showarrow": false, "text": "Year=2016", "x": 0.2086, "xanchor": "center", "xref": "paper", "y": 1, "yanchor": "bottom", "yref": "paper"}, {"font": {}, "showarrow": false, "text": "Year=2017", "x": 0.3543, "xanchor": "center", "xref": "paper", "y": 1, "yanchor": "bottom", "yref": "paper"}, {"font": {}, "showarrow": false, "text": "Year=2018", "x": 0.5, "xanchor": "center", "xref": "paper", "y": 1, "yanchor": "bottom", "yref": "paper"}, {"font": {}, "showarrow": false, "text": "Year=2019", "x": 0.6457, "xanchor": "center", "xref": "paper", "y": 1, "yanchor": "bottom", "yref": "paper"}, {"font": {}, "showarrow": false, "text": "Year=2020", "x": 0.7914, "xanchor": "center", "xref": "paper", "y": 1, "yanchor": "bottom", "yref": "paper"}, {"font": {}, "showarrow": false, "text": "Year=2021", "x": 0.9371, "xanchor": "center", "xref": "paper", "y": 1, "yanchor": "bottom", "yref": "paper"}], "barmode": "relative", "legend": {"title": {"text": "employment_type"}, "tracegroupgap": 0}, "margin": {"t": 60}, "xaxis": {"anchor": "y", "domain": [0, 0.1257], "title": {"text": "SchoolName"}}, "xaxis2": {"anchor": "y2", "domain": [0.1457, 0.2714], "matches": "x", "title": {"text": "SchoolName"}}, "xaxis3": {"anchor": "y3", "domain": [0.2914, 0.4171], "matches": "x", "title": {"text": "SchoolName"}}, "xaxis4": {"anchor": "y4", "domain": [0.4371, 0.5629], "matches": "x", "title": {"text": "SchoolName"}}, "xaxis5": {"anchor": "y5", "domain": [0.5829, 0.7086], "matches": "x", "title": {"text": "SchoolName"}}, "xaxis6": {"anchor": "y6", "domain": [0.7286, 0.8543], "matches": "x", "title": {"text": "SchoolName"}}, "xaxis7": {"anchor": "y7", "domain": [0.8743, 1.0], "matches": "x", "title": {"text": "SchoolName"}}, "yaxis": {"anchor": "x", "domain": [0, 1], "title": {"text": "% of grads"}}, "yaxis2": {"anchor": "x2", "domain": [0, 1], "matches": "y", "showticklabels": false}, "yaxis3": {"anchor": "x3", "domain": [0, 1], "matches": "y", "showticklabels": false}, "yaxis4": {"anchor": "x4", "domain": [0, 1], "matches": "y", "showticklabels": false}, "yaxis5": {"anchor": "x5", "domain": [0, 1], "matches": "y", "showticklabels": false}, "yaxis6": {"anchor": "x6", "domain": [0, 1], "matches": "y", "showticklabels": false}, "yaxis7": {"anchor": "x7", "domain": [0, 1], "matches": "y", "showticklabels": false}}}
